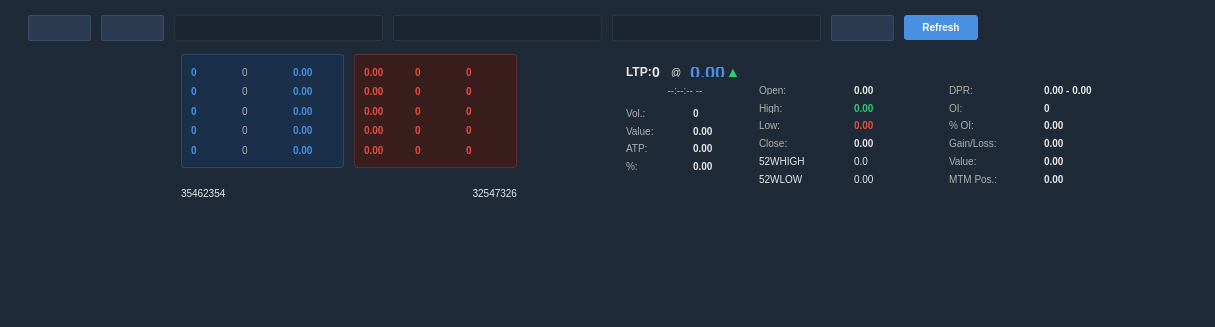
<?xml version="1.0" encoding="UTF-8"?>
<ui version="4.0">
 <class>SnapQuoteForm</class>
 <widget class="QWidget" name="SnapQuoteForm">
  <property name="geometry">
   <rect>
    <x>0</x>
    <y>0</y>
    <width>1215</width>
    <height>327</height>
   </rect>
  </property>
  <property name="windowTitle">
   <string>Snap Quote</string>
  </property>
  <property name="styleSheet">
   <string notr="true">QWidget#SnapQuoteForm { background-color: #1E2A38; color: #E8E8E8; }
QLabel { color: #E8E8E8; font-size: 10px; }
QLineEdit { background-color: #2A3A50; color: #FFFFFF; border: 1px solid #3A4A60; padding: 4px; font-size: 10px; border-radius: 2px; }
QLineEdit:read-only { background-color: #1A2530; border: 1px solid #2A3540; color: #B0B0B0; }
QComboBox { background-color: #2A3A50; color: #FFFFFF; border: 1px solid #3A4A60; padding: 4px; font-size: 10px; border-radius: 2px; }
QComboBox::drop-down { border: none; }
QPushButton { background-color: #4A90E2; color: white; border: none; padding: 6px 18px; font-weight: bold; font-size: 10px; border-radius: 3px; }
QPushButton:hover { background-color: #3A7BC8; }
QPushButton:pressed { background-color: #2A6BA8; }</string>
  </property>
  <layout class="QVBoxLayout" name="verticalLayout">
   <property name="spacing">
    <number>6</number>
   </property>
   <property name="leftMargin">
    <number>8</number>
   </property>
   <property name="topMargin">
    <number>8</number>
   </property>
   <property name="rightMargin">
    <number>8</number>
   </property>
   <property name="bottomMargin">
    <number>8</number>
   </property>
   <item>
    <widget class="QWidget" name="scripsearch" native="true">
     <property name="maximumSize">
      <size>
       <width>16777215</width>
       <height>40</height>
      </size>
     </property>
     <layout class="QHBoxLayout" name="headerLayout">
      <property name="spacing">
       <number>10</number>
      </property>
      <property name="leftMargin">
       <number>20</number>
      </property>
      <property name="topMargin">
       <number>4</number>
      </property>
      <property name="rightMargin">
       <number>20</number>
      </property>
      <property name="bottomMargin">
       <number>4</number>
      </property>
      <item>
       <widget class="QComboBox" name="cbEx"/>
      </item>
      <item>
       <widget class="QComboBox" name="cbSegment"/>
      </item>
      <item>
       <widget class="QLineEdit" name="leToken">
        <property name="alignment">
         <set>Qt::AlignCenter</set>
        </property>
        <property name="readOnly">
         <bool>true</bool>
        </property>
       </widget>
      </item>
      <item>
       <widget class="QLineEdit" name="leInstType">
        <property name="alignment">
         <set>Qt::AlignCenter</set>
        </property>
        <property name="readOnly">
         <bool>true</bool>
        </property>
       </widget>
      </item>
      <item>
       <widget class="QLineEdit" name="leSymbol">
        <property name="styleSheet">
         <string notr="true">font-weight: bold; font-size: 12px;</string>
        </property>
        <property name="alignment">
         <set>Qt::AlignCenter</set>
        </property>
        <property name="readOnly">
         <bool>true</bool>
        </property>
       </widget>
      </item>
      <item>
       <widget class="QComboBox" name="cbExpiry"/>
      </item>
      <item>
       <widget class="QPushButton" name="pbRefresh">
        <property name="text">
         <string>Refresh</string>
        </property>
       </widget>
      </item>
      <item>
       <spacer name="horizontalSpacer">
        <property name="orientation">
         <enum>Qt::Horizontal</enum>
        </property>
        <property name="sizeHint" stdset="0">
         <size>
          <width>40</width>
          <height>20</height>
         </size>
        </property>
       </spacer>
      </item>
     </layout>
    </widget>
   </item>
   <item>
    <layout class="QHBoxLayout" name="depthLayout">
     <property name="spacing">
      <number>10</number>
     </property>
     <item>
      <layout class="QGridLayout" name="gridLayout">
       <item row="2" column="1">
        <widget class="QLabel" name="label_4">
         <property name="maximumSize">
          <size>
           <width>16777215</width>
           <height>30</height>
          </size>
         </property>
         <property name="visible">
          <bool>false</bool>
         </property>
         <property name="text">
          <string/>
         </property>
        </widget>
       </item>
       <item row="2" column="0">
        <widget class="QLabel" name="label">
         <property name="maximumSize">
          <size>
           <width>16777215</width>
           <height>30</height>
          </size>
         </property>
         <property name="visible">
          <bool>false</bool>
         </property>
         <property name="text">
          <string/>
         </property>
        </widget>
       </item>
       <item row="1" column="5">
        <widget class="QLabel" name="lb_allSellers">
         <property name="maximumSize">
          <size>
           <width>16777215</width>
           <height>30</height>
          </size>
         </property>
         <property name="text">
          <string>32547326</string>
         </property>
         <property name="alignment">
          <set>Qt::AlignRight|Qt::AlignTrailing|Qt::AlignVCenter</set>
         </property>
        </widget>
       </item>
       <item row="1" column="2">
        <widget class="QLabel" name="lb_allBuyers">
         <property name="maximumSize">
          <size>
           <width>16777215</width>
           <height>30</height>
          </size>
         </property>
         <property name="text">
          <string>35462354</string>
         </property>
        </widget>
       </item>
       <item row="2" column="7">
        <widget class="QLabel" name="label_7">
         <property name="maximumSize">
          <size>
           <width>16777215</width>
           <height>30</height>
          </size>
         </property>
         <property name="visible">
          <bool>false</bool>
         </property>
         <property name="text">
          <string/>
         </property>
        </widget>
       </item>
       <item row="0" column="2" colspan="2">
        <widget class="QFrame" name="frame_2">
         <property name="styleSheet">
          <string notr="true">QFrame#frame_2 { background-color: #1A2F4A; border: 1px solid #2A4A6A; border-radius: 3px; }
QLabel { color: #4A90E2; }</string>
         </property>
         <layout class="QVBoxLayout" name="verticalLayout_3">
          <item>
           <layout class="QGridLayout" name="bidDepthLayout">
            <property name="horizontalSpacing">
             <number>10</number>
            </property>
            <property name="verticalSpacing">
             <number>3</number>
            </property>
            <item row="0" column="1">
             <widget class="QLabel" name="bidAt1">
              <property name="styleSheet">
               <string notr="true">color: #B0B0B0;</string>
              </property>
              <property name="text">
               <string>0</string>
              </property>
             </widget>
            </item>
            <item row="2" column="1">
             <widget class="QLabel" name="bidAt3">
              <property name="styleSheet">
               <string notr="true">color: #B0B0B0;</string>
              </property>
              <property name="text">
               <string>0</string>
              </property>
             </widget>
            </item>
            <item row="0" column="0">
             <widget class="QLabel" name="lbBidQty1">
              <property name="styleSheet">
               <string notr="true">color: #4A90E2; font-weight: bold;</string>
              </property>
              <property name="text">
               <string>0</string>
              </property>
             </widget>
            </item>
            <item row="2" column="2">
             <widget class="QLabel" name="lbBidPrice3">
              <property name="styleSheet">
               <string notr="true">color: #4A90E2; font-weight: bold;</string>
              </property>
              <property name="text">
               <string>0.00</string>
              </property>
             </widget>
            </item>
            <item row="3" column="0">
             <widget class="QLabel" name="lbBidQty4">
              <property name="styleSheet">
               <string notr="true">color: #4A90E2; font-weight: bold;</string>
              </property>
              <property name="text">
               <string>0</string>
              </property>
             </widget>
            </item>
            <item row="4" column="1">
             <widget class="QLabel" name="bidAt5">
              <property name="styleSheet">
               <string notr="true">color: #B0B0B0;</string>
              </property>
              <property name="text">
               <string>0</string>
              </property>
             </widget>
            </item>
            <item row="1" column="0">
             <widget class="QLabel" name="lbBidQty2">
              <property name="styleSheet">
               <string notr="true">color: #4A90E2; font-weight: bold;</string>
              </property>
              <property name="text">
               <string>0</string>
              </property>
             </widget>
            </item>
            <item row="2" column="0">
             <widget class="QLabel" name="lbBidQty3">
              <property name="styleSheet">
               <string notr="true">color: #4A90E2; font-weight: bold;</string>
              </property>
              <property name="text">
               <string>0</string>
              </property>
             </widget>
            </item>
            <item row="3" column="2">
             <widget class="QLabel" name="lbBidPrice4">
              <property name="styleSheet">
               <string notr="true">color: #4A90E2; font-weight: bold;</string>
              </property>
              <property name="text">
               <string>0.00</string>
              </property>
             </widget>
            </item>
            <item row="1" column="2">
             <widget class="QLabel" name="lbBidPrice2">
              <property name="styleSheet">
               <string notr="true">color: #4A90E2; font-weight: bold;</string>
              </property>
              <property name="text">
               <string>0.00</string>
              </property>
             </widget>
            </item>
            <item row="4" column="0">
             <widget class="QLabel" name="lbBidQty5">
              <property name="styleSheet">
               <string notr="true">color: #4A90E2; font-weight: bold;</string>
              </property>
              <property name="text">
               <string>0</string>
              </property>
             </widget>
            </item>
            <item row="0" column="2">
             <widget class="QLabel" name="lbBidPrice1">
              <property name="styleSheet">
               <string notr="true">color: #4A90E2; font-weight: bold;</string>
              </property>
              <property name="text">
               <string>0.00</string>
              </property>
             </widget>
            </item>
            <item row="1" column="1">
             <widget class="QLabel" name="bidAt2">
              <property name="styleSheet">
               <string notr="true">color: #B0B0B0;</string>
              </property>
              <property name="text">
               <string>0</string>
              </property>
             </widget>
            </item>
            <item row="3" column="1">
             <widget class="QLabel" name="bidAt4">
              <property name="styleSheet">
               <string notr="true">color: #B0B0B0;</string>
              </property>
              <property name="text">
               <string>0</string>
              </property>
             </widget>
            </item>
            <item row="4" column="2">
             <widget class="QLabel" name="lbBidPrice5">
              <property name="styleSheet">
               <string notr="true">color: #4A90E2; font-weight: bold;</string>
              </property>
              <property name="text">
               <string>0.00</string>
              </property>
             </widget>
            </item>
           </layout>
          </item>
         </layout>
        </widget>
       </item>
       <item row="0" column="4" colspan="2">
        <widget class="QFrame" name="frame">
         <property name="maximumSize">
          <size>
           <width>16777215</width>
           <height>150</height>
          </size>
         </property>
         <property name="styleSheet">
          <string notr="true">QFrame#frame { background-color: #3A1E1E; border: 1px solid #5A2E2E; border-radius: 3px; }
QLabel { color: #E74C3C; }</string>
         </property>
         <layout class="QHBoxLayout" name="horizontalLayout_3">
          <item>
           <layout class="QGridLayout" name="askDepthLayout">
            <property name="horizontalSpacing">
             <number>10</number>
            </property>
            <property name="verticalSpacing">
             <number>3</number>
            </property>
            <item row="1" column="2">
             <widget class="QLabel" name="lbAskOrders1">
              <property name="styleSheet">
               <string notr="true">color: #E74C3C; font-weight: bold;</string>
              </property>
              <property name="text">
               <string>0</string>
              </property>
             </widget>
            </item>
            <item row="2" column="0">
             <widget class="QLabel" name="lbAskPrice2">
              <property name="styleSheet">
               <string notr="true">color: #E74C3C; font-weight: bold;</string>
              </property>
              <property name="text">
               <string>0.00</string>
              </property>
             </widget>
            </item>
            <item row="4" column="1">
             <widget class="QLabel" name="lbAskQty4">
              <property name="styleSheet">
               <string notr="true">color: #E74C3C; font-weight: bold;</string>
              </property>
              <property name="text">
               <string>0</string>
              </property>
             </widget>
            </item>
            <item row="4" column="2">
             <widget class="QLabel" name="lbAskOrders4">
              <property name="styleSheet">
               <string notr="true">color: #E74C3C; font-weight: bold;</string>
              </property>
              <property name="text">
               <string>0</string>
              </property>
             </widget>
            </item>
            <item row="4" column="0">
             <widget class="QLabel" name="lbAskPrice4">
              <property name="styleSheet">
               <string notr="true">color: #E74C3C; font-weight: bold;</string>
              </property>
              <property name="text">
               <string>0.00</string>
              </property>
             </widget>
            </item>
            <item row="3" column="0">
             <widget class="QLabel" name="lbAskPrice3">
              <property name="styleSheet">
               <string notr="true">color: #E74C3C; font-weight: bold;</string>
              </property>
              <property name="text">
               <string>0.00</string>
              </property>
             </widget>
            </item>
            <item row="5" column="2">
             <widget class="QLabel" name="lbAskOrders5">
              <property name="styleSheet">
               <string notr="true">color: #E74C3C; font-weight: bold;</string>
              </property>
              <property name="text">
               <string>0</string>
              </property>
             </widget>
            </item>
            <item row="3" column="1">
             <widget class="QLabel" name="lbAskQty3">
              <property name="styleSheet">
               <string notr="true">color: #E74C3C; font-weight: bold;</string>
              </property>
              <property name="text">
               <string>0</string>
              </property>
             </widget>
            </item>
            <item row="3" column="2">
             <widget class="QLabel" name="lbAskOrders3">
              <property name="styleSheet">
               <string notr="true">color: #E74C3C; font-weight: bold;</string>
              </property>
              <property name="text">
               <string>0</string>
              </property>
             </widget>
            </item>
            <item row="5" column="1">
             <widget class="QLabel" name="lbAskQty5">
              <property name="styleSheet">
               <string notr="true">color: #E74C3C; font-weight: bold;</string>
              </property>
              <property name="text">
               <string>0</string>
              </property>
             </widget>
            </item>
            <item row="1" column="1">
             <widget class="QLabel" name="lbAskQty1">
              <property name="styleSheet">
               <string notr="true">color: #E74C3C; font-weight: bold;</string>
              </property>
              <property name="text">
               <string>0</string>
              </property>
             </widget>
            </item>
            <item row="5" column="0">
             <widget class="QLabel" name="lbAskPrice5">
              <property name="styleSheet">
               <string notr="true">color: #E74C3C; font-weight: bold;</string>
              </property>
              <property name="text">
               <string>0.00</string>
              </property>
             </widget>
            </item>
            <item row="2" column="2">
             <widget class="QLabel" name="lbAskOrders2">
              <property name="styleSheet">
               <string notr="true">color: #E74C3C; font-weight: bold;</string>
              </property>
              <property name="text">
               <string>0</string>
              </property>
             </widget>
            </item>
            <item row="1" column="0">
             <widget class="QLabel" name="lbAskPrice1">
              <property name="styleSheet">
               <string notr="true">color: #E74C3C; font-weight: bold;</string>
              </property>
              <property name="text">
               <string>0.00</string>
              </property>
             </widget>
            </item>
            <item row="2" column="1">
             <widget class="QLabel" name="lbAskQty2">
              <property name="styleSheet">
               <string notr="true">color: #E74C3C; font-weight: bold;</string>
              </property>
              <property name="text">
               <string>0</string>
              </property>
             </widget>
            </item>
           </layout>
          </item>
         </layout>
        </widget>
       </item>
       <item row="1" column="3" colspan="2">
        <widget class="QLabel" name="lb_lastupdatetime">
         <property name="visible">
          <bool>false</bool>
         </property>
         <property name="text">
          <string/>
         </property>
         <property name="alignment">
          <set>Qt::AlignCenter</set>
         </property>
        </widget>
       </item>
      </layout>
     </item>
     <item>
      <widget class="QFrame" name="priceStatsFrame">
       <property name="maximumSize">
        <size>
         <width>16777215</width>
         <height>300</height>
        </size>
       </property>
       <property name="styleSheet">
        <string notr="true"/>
       </property>
       <layout class="QVBoxLayout" name="priceStatsLayout">
        <property name="spacing">
         <number>4</number>
        </property>
        <property name="leftMargin">
         <number>4</number>
        </property>
        <property name="topMargin">
         <number>4</number>
        </property>
        <property name="rightMargin">
         <number>4</number>
        </property>
        <property name="bottomMargin">
         <number>4</number>
        </property>
        <item>
         <widget class="QWidget" name="widget" native="true">
          <property name="maximumSize">
           <size>
            <width>16777215</width>
            <height>170</height>
           </size>
          </property>
          <layout class="QGridLayout" name="priceDataLayout">
           <property name="horizontalSpacing">
            <number>15</number>
           </property>
           <property name="verticalSpacing">
            <number>8</number>
           </property>
           <item row="10" column="4">
            <widget class="QLabel" name="label_8">
             <property name="visible">
              <bool>false</bool>
             </property>
             <property name="text">
              <string/>
             </property>
            </widget>
           </item>
           <item row="6" column="4">
            <widget class="QLabel" name="label_10">
             <property name="text">
              <string>0.0</string>
             </property>
            </widget>
           </item>
           <item row="7" column="2">
            <widget class="QLabel" name="label_5">
             <property name="text">
              <string>52WLOW</string>
             </property>
            </widget>
           </item>
           <item row="7" column="6">
            <widget class="QLabel" name="lbMTMPos">
             <property name="styleSheet">
              <string notr="true">font-weight: bold;</string>
             </property>
             <property name="text">
              <string>0.00</string>
             </property>
            </widget>
           </item>
           <item row="5" column="1">
            <widget class="QLabel" name="lbATP">
             <property name="minimumSize">
              <size>
               <width>0</width>
               <height>20</height>
              </size>
             </property>
             <property name="styleSheet">
              <string notr="true">font-weight: bold;</string>
             </property>
             <property name="text">
              <string>0.00</string>
             </property>
            </widget>
           </item>
           <item row="3" column="2">
            <widget class="QLabel" name="highLabel">
             <property name="styleSheet">
              <string notr="true">color: #B0B0B0;</string>
             </property>
             <property name="text">
              <string>High:</string>
             </property>
            </widget>
           </item>
           <item row="9" column="4">
            <widget class="QLabel" name="label_2">
             <property name="visible">
              <bool>false</bool>
             </property>
             <property name="text">
              <string/>
             </property>
            </widget>
           </item>
           <item row="4" column="0">
            <widget class="QLabel" name="valueLabel">
             <property name="minimumSize">
              <size>
               <width>0</width>
               <height>20</height>
              </size>
             </property>
             <property name="styleSheet">
              <string notr="true">color: #B0B0B0;</string>
             </property>
             <property name="text">
              <string>Value:</string>
             </property>
            </widget>
           </item>
           <item row="4" column="5">
            <widget class="QLabel" name="oiPercentLabel">
             <property name="styleSheet">
              <string notr="true">color: #B0B0B0;</string>
             </property>
             <property name="text">
              <string>% OI:</string>
             </property>
            </widget>
           </item>
           <item row="5" column="5">
            <widget class="QLabel" name="gainLossLabel">
             <property name="styleSheet">
              <string notr="true">color: #B0B0B0;</string>
             </property>
             <property name="text">
              <string>Gain/Loss:</string>
             </property>
            </widget>
           </item>
           <item row="0" column="0" colspan="2">
            <layout class="QHBoxLayout" name="ltpDisplayLayout">
             <item>
              <widget class="QLabel" name="ltpLabel">
               <property name="maximumSize">
                <size>
                 <width>16777215</width>
                 <height>40</height>
                </size>
               </property>
               <property name="styleSheet">
                <string notr="true">font-size: 12px; font-weight: bold;</string>
               </property>
               <property name="text">
                <string>LTP:</string>
               </property>
              </widget>
             </item>
             <item>
              <widget class="QLabel" name="lbLTPQty">
               <property name="maximumSize">
                <size>
                 <width>16777215</width>
                 <height>40</height>
                </size>
               </property>
               <property name="styleSheet">
                <string notr="true">font-size: 14px; font-weight: bold;</string>
               </property>
               <property name="text">
                <string>0</string>
               </property>
              </widget>
             </item>
             <item>
              <widget class="QLabel" name="ltpAt">
               <property name="maximumSize">
                <size>
                 <width>16777215</width>
                 <height>40</height>
                </size>
               </property>
               <property name="text">
                <string>@</string>
               </property>
              </widget>
             </item>
             <item>
              <widget class="QLabel" name="lbLTPPrice">
               <property name="maximumSize">
                <size>
                 <width>16777215</width>
                 <height>40</height>
                </size>
               </property>
               <property name="styleSheet">
                <string notr="true">font-size: 18px; font-weight: bold; color: #4A90E2;</string>
               </property>
               <property name="text">
                <string>0.00</string>
               </property>
              </widget>
             </item>
             <item>
              <widget class="QLabel" name="lbLTPIndicator">
               <property name="maximumSize">
                <size>
                 <width>16777215</width>
                 <height>40</height>
                </size>
               </property>
               <property name="styleSheet">
                <string notr="true">font-size: 16px; color: #2ECC71;</string>
               </property>
               <property name="text">
                <string>▲</string>
               </property>
              </widget>
             </item>
            </layout>
           </item>
           <item row="7" column="4">
            <widget class="QLabel" name="label_11">
             <property name="text">
              <string>0.00</string>
             </property>
            </widget>
           </item>
           <item row="4" column="2">
            <widget class="QLabel" name="lowLabel">
             <property name="styleSheet">
              <string notr="true">color: #B0B0B0;</string>
             </property>
             <property name="text">
              <string>Low:</string>
             </property>
            </widget>
           </item>
           <item row="1" column="0" colspan="2">
            <widget class="QLabel" name="lbLTPTime">
             <property name="maximumSize">
              <size>
               <width>16777215</width>
               <height>25</height>
              </size>
             </property>
             <property name="styleSheet">
              <string notr="true">font-size: 10px; color: #B0B0B0;</string>
             </property>
             <property name="text">
              <string>--:--:-- --</string>
             </property>
             <property name="alignment">
              <set>Qt::AlignCenter</set>
             </property>
            </widget>
           </item>
           <item row="4" column="4">
            <widget class="QLabel" name="lbLow">
             <property name="styleSheet">
              <string notr="true">font-weight: bold; color: #E74C3C;</string>
             </property>
             <property name="text">
              <string>0.00</string>
             </property>
            </widget>
           </item>
           <item row="3" column="0">
            <widget class="QLabel" name="volLabel">
             <property name="minimumSize">
              <size>
               <width>0</width>
               <height>20</height>
              </size>
             </property>
             <property name="styleSheet">
              <string notr="true">color: #B0B0B0;</string>
             </property>
             <property name="text">
              <string>Vol.:</string>
             </property>
            </widget>
           </item>
           <item row="6" column="6">
            <widget class="QLabel" name="lbMTMValue">
             <property name="styleSheet">
              <string notr="true">font-weight: bold;</string>
             </property>
             <property name="text">
              <string>0.00</string>
             </property>
            </widget>
           </item>
           <item row="3" column="6">
            <widget class="QLabel" name="lbOI">
             <property name="styleSheet">
              <string notr="true">font-weight: bold;</string>
             </property>
             <property name="text">
              <string>0</string>
             </property>
            </widget>
           </item>
           <item row="6" column="0">
            <widget class="QLabel" name="percentLabel">
             <property name="minimumSize">
              <size>
               <width>0</width>
               <height>20</height>
              </size>
             </property>
             <property name="styleSheet">
              <string notr="true">color: #B0B0B0;</string>
             </property>
             <property name="text">
              <string>%:</string>
             </property>
            </widget>
           </item>
           <item row="5" column="6">
            <widget class="QLabel" name="lbGainLoss">
             <property name="styleSheet">
              <string notr="true">font-weight: bold;</string>
             </property>
             <property name="text">
              <string>0.00</string>
             </property>
            </widget>
           </item>
           <item row="5" column="0">
            <widget class="QLabel" name="atpLabel">
             <property name="minimumSize">
              <size>
               <width>0</width>
               <height>20</height>
              </size>
             </property>
             <property name="styleSheet">
              <string notr="true">color: #B0B0B0;</string>
             </property>
             <property name="text">
              <string>ATP:</string>
             </property>
            </widget>
           </item>
           <item row="7" column="5">
            <widget class="QLabel" name="mtmPosLabel">
             <property name="styleSheet">
              <string notr="true">color: #B0B0B0;</string>
             </property>
             <property name="text">
              <string>MTM Pos.:</string>
             </property>
            </widget>
           </item>
           <item row="3" column="5">
            <widget class="QLabel" name="oiLabel">
             <property name="styleSheet">
              <string notr="true">color: #B0B0B0;</string>
             </property>
             <property name="text">
              <string>OI:</string>
             </property>
            </widget>
           </item>
           <item row="4" column="6">
            <widget class="QLabel" name="lbOIPercent">
             <property name="styleSheet">
              <string notr="true">font-weight: bold;</string>
             </property>
             <property name="text">
              <string>0.00</string>
             </property>
            </widget>
           </item>
           <item row="6" column="5">
            <widget class="QLabel" name="mtmValueLabel">
             <property name="styleSheet">
              <string notr="true">color: #B0B0B0;</string>
             </property>
             <property name="text">
              <string>Value:</string>
             </property>
            </widget>
           </item>
           <item row="6" column="2">
            <widget class="QLabel" name="label_3">
             <property name="text">
              <string>52WHIGH</string>
             </property>
            </widget>
           </item>
           <item row="1" column="4">
            <widget class="QLabel" name="lbOpen">
             <property name="minimumSize">
              <size>
               <width>80</width>
               <height>0</height>
              </size>
             </property>
             <property name="styleSheet">
              <string notr="true">font-weight: bold;</string>
             </property>
             <property name="text">
              <string>0.00</string>
             </property>
            </widget>
           </item>
           <item row="5" column="4">
            <widget class="QLabel" name="lbClose">
             <property name="styleSheet">
              <string notr="true">font-weight: bold;</string>
             </property>
             <property name="text">
              <string>0.00</string>
             </property>
            </widget>
           </item>
           <item row="1" column="2">
            <widget class="QLabel" name="openLabel">
             <property name="minimumSize">
              <size>
               <width>80</width>
               <height>0</height>
              </size>
             </property>
             <property name="maximumSize">
              <size>
               <width>16777215</width>
               <height>16777215</height>
              </size>
             </property>
             <property name="styleSheet">
              <string notr="true">color: #B0B0B0;</string>
             </property>
             <property name="text">
              <string>Open:</string>
             </property>
            </widget>
           </item>
           <item row="1" column="5">
            <widget class="QLabel" name="dprLabel">
             <property name="minimumSize">
              <size>
               <width>80</width>
               <height>0</height>
              </size>
             </property>
             <property name="styleSheet">
              <string notr="true">color: #B0B0B0;</string>
             </property>
             <property name="text">
              <string>DPR:</string>
             </property>
            </widget>
           </item>
           <item row="3" column="4">
            <widget class="QLabel" name="lbHigh">
             <property name="styleSheet">
              <string notr="true">font-weight: bold; color: #2ECC71;</string>
             </property>
             <property name="text">
              <string>0.00</string>
             </property>
            </widget>
           </item>
           <item row="4" column="1">
            <widget class="QLabel" name="lbValue">
             <property name="minimumSize">
              <size>
               <width>0</width>
               <height>20</height>
              </size>
             </property>
             <property name="styleSheet">
              <string notr="true">font-weight: bold;</string>
             </property>
             <property name="text">
              <string>0.00</string>
             </property>
            </widget>
           </item>
           <item row="5" column="2">
            <widget class="QLabel" name="closeLabel">
             <property name="styleSheet">
              <string notr="true">color: #B0B0B0;</string>
             </property>
             <property name="text">
              <string>Close:</string>
             </property>
            </widget>
           </item>
           <item row="3" column="1">
            <widget class="QLabel" name="lbVolume">
             <property name="minimumSize">
              <size>
               <width>0</width>
               <height>20</height>
              </size>
             </property>
             <property name="styleSheet">
              <string notr="true">font-weight: bold;</string>
             </property>
             <property name="text">
              <string>0</string>
             </property>
            </widget>
           </item>
           <item row="6" column="1">
            <widget class="QLabel" name="lbPercentChange">
             <property name="minimumSize">
              <size>
               <width>0</width>
               <height>20</height>
              </size>
             </property>
             <property name="styleSheet">
              <string notr="true">font-weight: bold;</string>
             </property>
             <property name="text">
              <string>0.00</string>
             </property>
            </widget>
           </item>
           <item row="1" column="6">
            <widget class="QLabel" name="lbDPR">
             <property name="minimumSize">
              <size>
               <width>150</width>
               <height>0</height>
              </size>
             </property>
             <property name="styleSheet">
              <string notr="true">font-weight: bold;</string>
             </property>
             <property name="text">
              <string>0.00 - 0.00</string>
             </property>
            </widget>
           </item>
          </layout>
         </widget>
        </item>
        <item>
         <widget class="QLabel" name="label_9">
          <property name="visible">
           <bool>false</bool>
          </property>
          <property name="text">
           <string/>
          </property>
         </widget>
        </item>
       </layout>
      </widget>
     </item>
    </layout>
   </item>
   <item>
    <widget class="QLabel" name="label_6">
     <property name="visible">
      <bool>false</bool>
     </property>
     <property name="text">
      <string/>
     </property>
    </widget>
   </item>
  </layout>
 </widget>
 <resources/>
 <connections/>
</ui>
